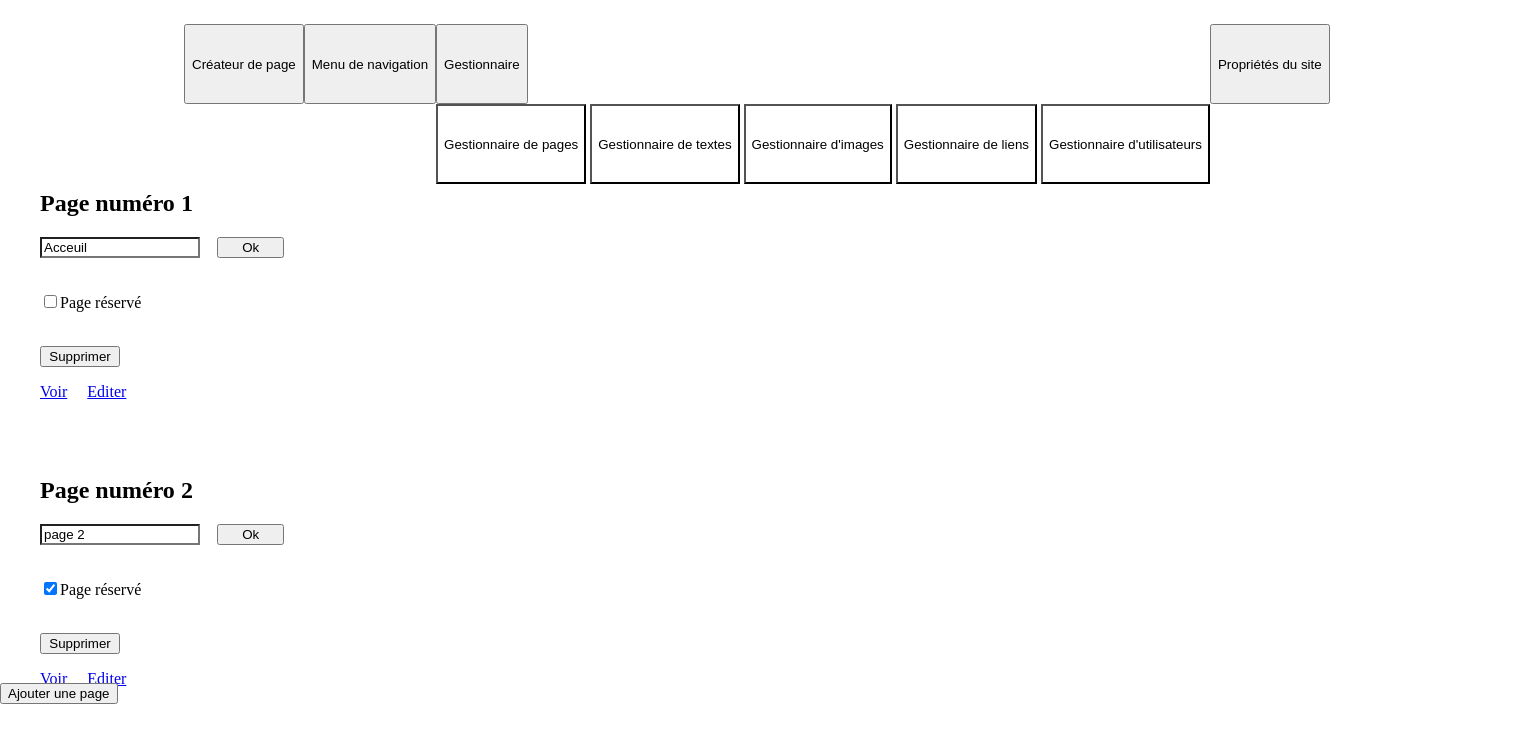
Page /editor/pagemanager.php on the earlier database version.
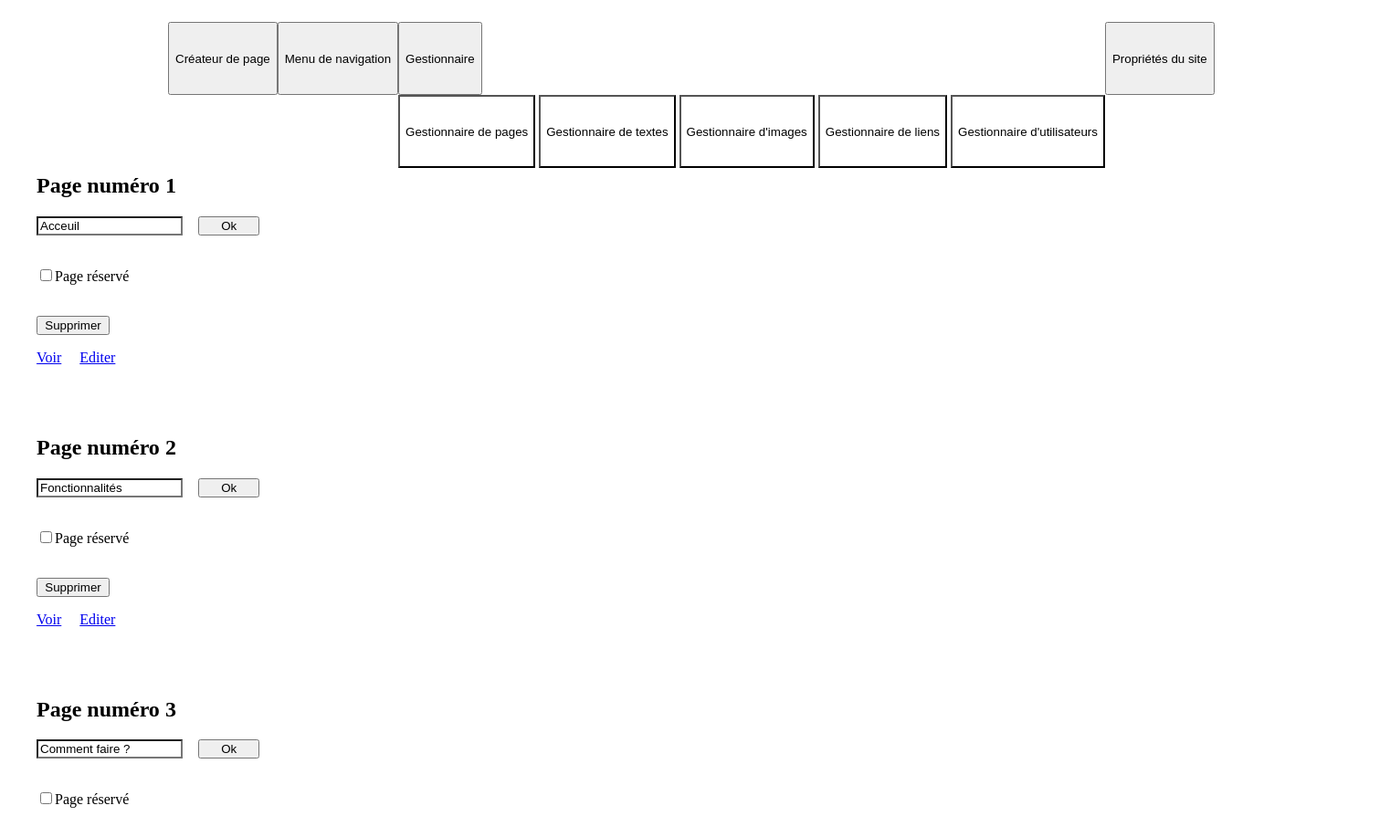
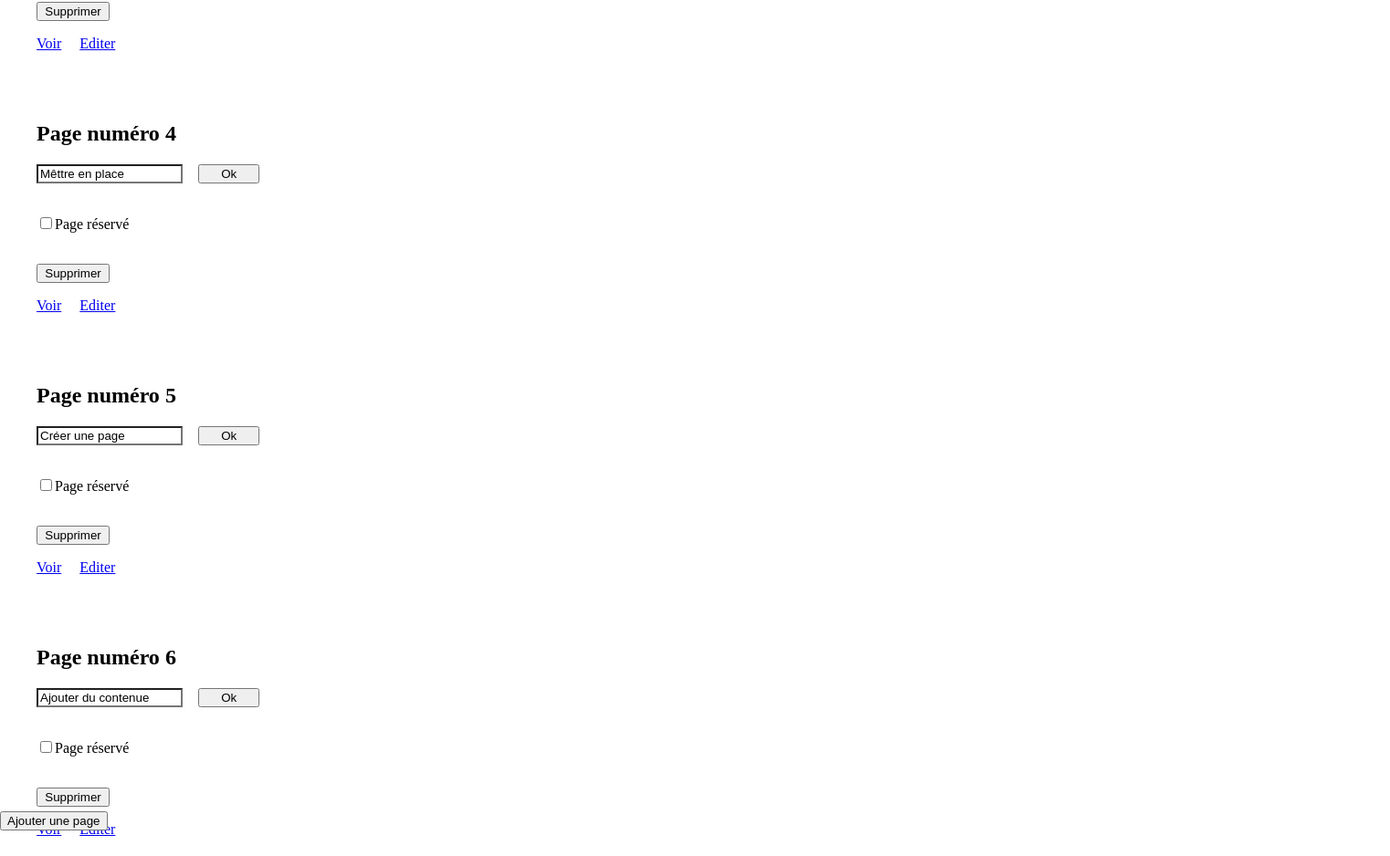
Same page on the later database version (2 pictures, top to bottom).
### tables this page shows
CREATE TABLE IF NOT EXISTS `pages` (
  `id` int(10) UNSIGNED NOT NULL AUTO_INCREMENT,
  `titre` varchar(30) DEFAULT NULL,
  `online` int(1) UNSIGNED NOT NULL DEFAULT '0',
  PRIMARY KEY (`id`)
);

### editor/pagemanager.php (the view, shortened to what this page needs)
<?php
    $req ="SELECT count(*) as 'nbr' FROM `pages`";
    $res = mysqli_fetch_array(mysqli_query($BDD,$req),MYSQLI_ASSOC);
?>
<?php include("editor/php/EditorHeader.php") ?>
<div class="container">
    <div class="row Pageaff">
        <?php
            if($res["nbr"] != 0){
                $req = "SELECT * FROM `pages`";
                $res = mysqli_query($BDD,$req);
                while($page = mysqli_fetch_array($res,MYSQLI_ASSOC)){
        ?>
            <div class="col-sm-12 col-md-4">
                <div class="vignet">
                    <h2>Page numéro <?php echo $page["id"] ?></h2>
                    <div class="row">
                        <form method="post">
                            <input class="webLink EditBtnVBig EditField" name="pageTitre"  type="text" value="<?php echo $page["titre"] ?>" >
                            <input type="submit" class="webLink EditBtn" value="Ok"><br><br>
                            <p><input type="checkbox" name="onlinePage" <?php IsChecked($page["online"]); ?> >Page réservé</p>
                        </form>
                    </div>
                    <br>
                    <div class="row">
                        <form method="post" onSubmit="if(!confirm('Etes-vous certain de vouloir supprimer la page ?')){return false;}">
                            <input class="webLink EditBtnBig" type="submit" value="Supprimer">
                        </form>
                        <a href="index.php?p=<?php echo $page["id"]?>" class="webLink EditBtn">Voir</a>
                        <a href="index.php?p=editor&page=<?php echo $page["id"]?>" class="webLink EditBtn">Editer</a>
                    </div>
                </div>
            </div>
        <?php
                }
            }
        ?>
    </div>
    <div class="toBottom">
        <div class="container">
            <div class="col-md-3">
                <form method="post">
                    <input class="webLink" type="submit" value="Ajouter une page">
                </form>
            </div>
        </div>
    </div>
</div>
<?php
    function IsChecked($oln){
        echo $oln == 0 ? "" : "CHECKED";
    }
?>

Differences in the rows shown:
changed pages id 2: pageTitre "page 2" → "Fonctionnalités"; online "☑" → "☐"
added pages: id "3", pageTitre "Comment faire ?"
added pages: id "4", pageTitre "Mêttre en place"
added pages: id "5", pageTitre "Créer une page"
added pages: id "6", pageTitre "Ajouter du contenue"
